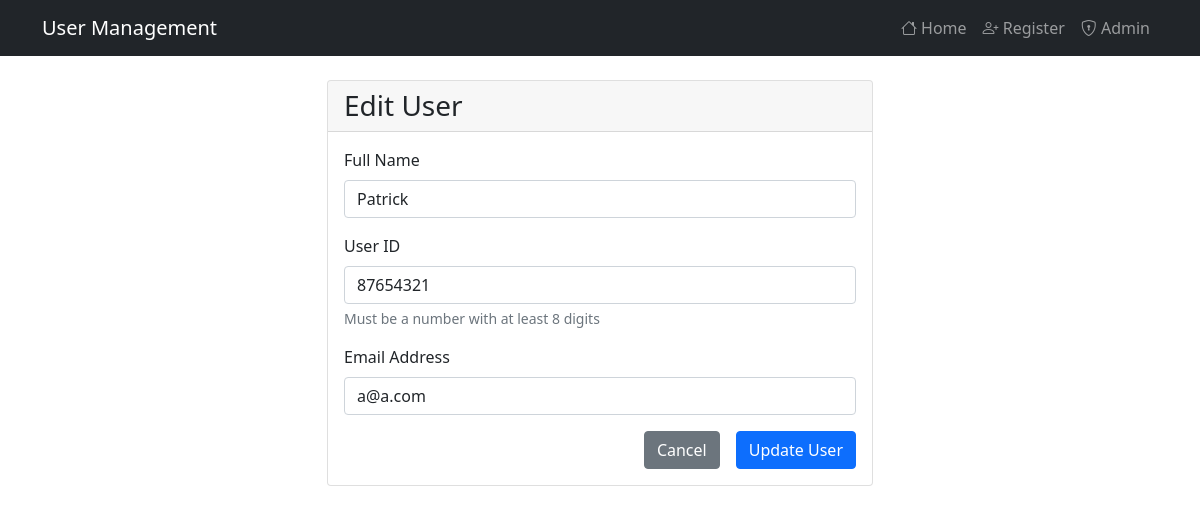
/admin/edit/2 (signed in), run on an earlier commit of the app's database.
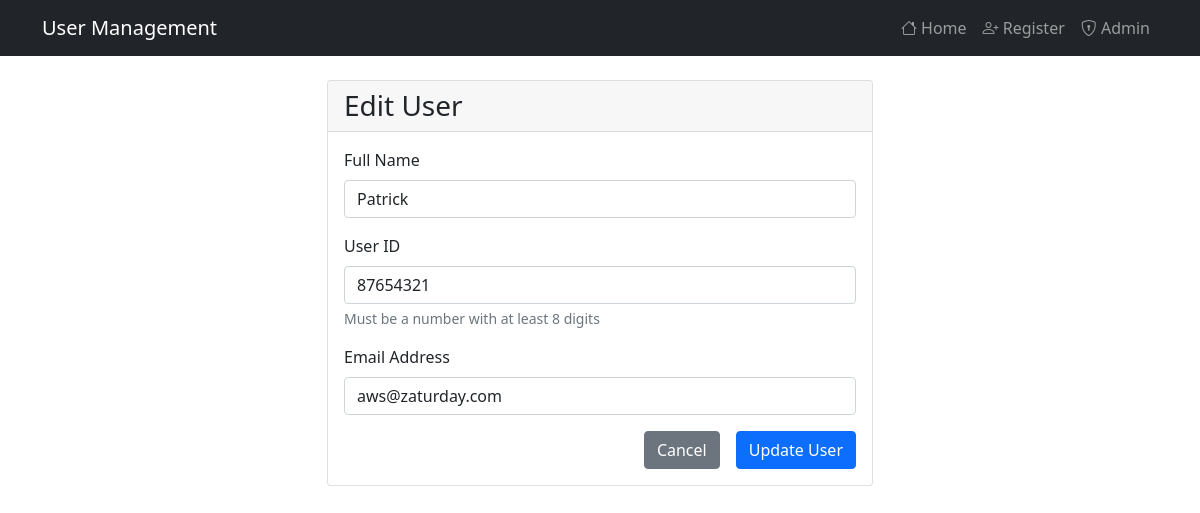
And on a later commit of the database.
### models.py (models this page shows, shortened)
class User(db.Model):
    id = db.Column(db.Integer, primary_key=True)
    name = db.Column(db.String(100), nullable=False)
    uid = db.Column(db.String(50), nullable=False, unique=True)
    email = db.Column(db.String(120), nullable=False)

### blueprints/admin.py (the view, shortened to what this page needs)
@admin_bp.route('/edit/<int:user_id>', methods=['GET', 'POST'])
def edit_user(user_id):
    if not session.get('admin_logged_in'):
        flash('Please login to access admin panel.', 'error')
        return redirect(url_for('admin.login'))
    user = User.query.get_or_404(user_id)
    return render_template('admin/edit_user.html', user=user)

### templates/admin/edit_user.html (shortened to what this page needs)
{% extends "base.html" %}
{% block content %}
<div class="row justify-content-center">
    <div class="col-md-6">
        <div class="card">
            <div class="card-header">
                <h3 class="card-title mb-0">Edit User</h3>
            </div>
            <div class="card-body">
                <form method="POST">
                    <div class="mb-3">
                        <label for="name" class="form-label">Full Name</label>
                        <input type="text" class="form-control" id="name" name="name" value="{{ user.name }}" required>
                    </div>
                    <div class="mb-3">
                        <label for="uid" class="form-label">User ID</label>
                        <input type="text" class="form-control" id="uid" name="uid" value="{{ user.uid }}"
                            pattern="[0-9]{8,}" title="Must be at least 8 digits" placeholder="e.g., 12345678" required>
                        <div class="form-text">Must be a number with at least 8 digits</div>
                    </div>
                    <div class="mb-3">
                        <label for="email" class="form-label">Email Address</label>
                        <input type="email" class="form-control" id="email" name="email" value="{{ user.email }}"
                            required>
                    </div>
                    <div class="d-grid gap-2 d-md-flex justify-content-md-end">
                        <a href="{{ url_for('admin.dashboard') }}" class="btn btn-secondary me-md-2">Cancel</a>
                        <button type="submit" class="btn btn-primary">Update User</button>
                    </div>
                </form>
            </div>
        </div>
    </div>
</div>
{% endblock %}

What changed in the data, as far as the page shows it:
changed User "Patrick": email "a@a.com" → "aws@zaturday.com"
